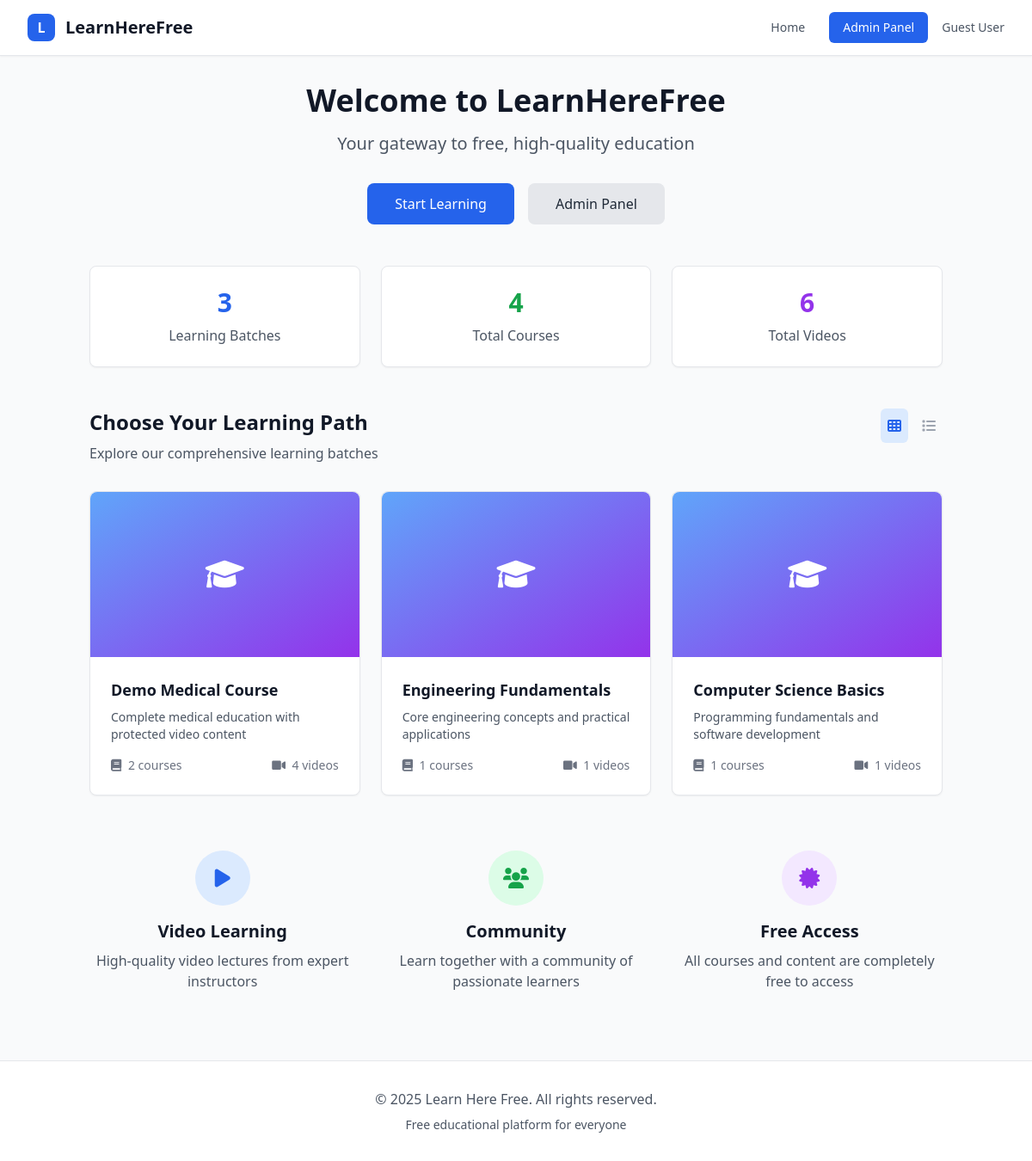
The page / on the database its author committed.
### tables this page shows
CREATE TABLE IF NOT EXISTS batches (
    id VARCHAR(36) PRIMARY KEY,
    name VARCHAR(255) NOT NULL,
    description TEXT,
    thumbnail_url VARCHAR(500),
    is_active BOOLEAN DEFAULT TRUE,
    created_at TIMESTAMP DEFAULT CURRENT_TIMESTAMP,
    updated_at TIMESTAMP DEFAULT CURRENT_TIMESTAMP ON UPDATE CURRENT_TIMESTAMP
);

### includes/functions.php (called while the page is built, shortened)
<?php
global $pdo;
function getBatches() {
    global $pdo;
    try {
        $stmt = $pdo->query("SELECT * FROM batches ORDER BY created_at DESC");
        return $stmt->fetchAll(PDO::FETCH_ASSOC);
    } catch (PDOException $e) {
        error_log("Error fetching batches: " . $e->getMessage());
        return [];
    }
}
function getCourses($batch_id) {
    global $pdo;
    try {
        $stmt = $pdo->prepare("SELECT * FROM courses WHERE batch_id = ? ORDER BY order_index ASC");
        $stmt->execute([$batch_id]);
        return $stmt->fetchAll(PDO::FETCH_ASSOC);
    } catch (PDOException $e) {
        error_log("Error fetching courses: " . $e->getMessage());
        return [];
    }
}
function getTotalVideosInBatch($batch_id) {
    global $pdo;
    try {
        $stmt = $pdo->prepare("SELECT COUNT(*) as count FROM videos WHERE batch_id = ?");
        $stmt->execute([$batch_id]);
        $result = $stmt->fetch(PDO::FETCH_ASSOC);
        return $result['count'] ?? 0;
    } catch (PDOException $e) {
        error_log("Error counting videos in batch: " . $e->getMessage());
        return 0;
    }
}
?>

### index.php (the view, shortened to what this page needs)
<?php
require_once 'config/database.php';
require_once 'includes/functions.php';
$batches = getBatches();
?>
<!DOCTYPE html>
<html lang="en">
<head>
    <script src="https://cdn.tailwindcss.com"></script>
    <link rel="stylesheet" href="https://cdnjs.cloudflare.com/ajax/libs/font-awesome/6.0.0/css/all.min.css">
    <link rel="stylesheet" href="assets/css/style.css">
</head>
<body class="bg-gray-50">
    <?php include 'includes/header.php'; ?>
    <div class="container mx-auto px-4 py-8">
        <div class="text-center mb-12">
            <h1 class="text-4xl font-bold text-gray-900 mb-4">Welcome to LearnHereFree</h1>
            <p class="text-xl text-gray-600 mb-8">Your gateway to free, high-quality education</p>
            <div class="flex justify-center space-x-4">
                <a href="#courses" class="bg-blue-600 hover:bg-blue-700 text-white px-8 py-3 rounded-lg font-medium">
                    Start Learning
                </a>
                <a href="backend/admin.php" class="bg-gray-200 hover:bg-gray-300 text-gray-800 px-8 py-3 rounded-lg font-medium">
                    Admin Panel
                </a>
            </div>
        </div>
        <div class="grid grid-cols-1 md:grid-cols-3 gap-6 mb-12">
            <div class="bg-white rounded-lg shadow-sm border border-gray-200 p-6 text-center">
                <div class="text-3xl font-bold text-blue-600 mb-2"><?php echo count($batches); ?></div>
                <div class="text-gray-600">Learning Batches</div>
            </div>
            <div class="bg-white rounded-lg shadow-sm border border-gray-200 p-6 text-center">
                <div class="text-3xl font-bold text-green-600 mb-2">
                    <?php
                    $total_courses = 0;
                    foreach($batches as $batch) {
                        $total_courses += count(getCourses($batch['id']));
                    }
                    echo $total_courses;
                    ?>
                </div>
                <div class="text-gray-600">Total Courses</div>
            </div>
            <div class="bg-white rounded-lg shadow-sm border border-gray-200 p-6 text-center">
                <div class="text-3xl font-bold text-purple-600 mb-2">
                    <?php
                    $total_videos = 0;
                    foreach($batches as $batch) {
                        $total_videos += getTotalVideosInBatch($batch['id']);
                    }
                    echo $total_videos;
                    ?>
                </div>
                <div class="text-gray-600">Total Videos</div>
            </div>
        </div>
        <div id="courses" class="mb-8">
            <div class="flex justify-between items-start mb-4">
                <div>
                    <h2 class="text-2xl font-bold text-gray-900 mb-2">Choose Your Learning Path</h2>
                    <p class="text-gray-600">Explore our comprehensive learning batches</p>
                </div>
                <div class="flex items-center space-x-2">
                    <button id="grid-view" class="p-2 rounded-md bg-blue-100 text-blue-600 hover:bg-blue-200 transition-colors">
                        <i class="fas fa-th"></i>
                    </button>
                    <button id="list-view" class="p-2 rounded-md text-gray-400 hover:text-gray-600 hover:bg-gray-100 transition-colors">
                        <i class="fas fa-list"></i>
                    </button>
                </div>
            </div>
        </div>
        <?php if (!empty($batches)): ?>
            <div id="batches-grid" class="grid grid-cols-1 md:grid-cols-2 lg:grid-cols-3 gap-6">
                <?php foreach ($batches as $batch): ?>
                    <div class="bg-white rounded-lg shadow-sm border hover:shadow-md transition-shadow duration-200 cursor-pointer" onclick="navigateToBatch('<?php echo $batch['id']; ?>')">
                        <div class="aspect-w-16 aspect-h-9 bg-gradient-to-br from-blue-400 to-purple-600 rounded-t-lg">
                            <?php if (!empty($batch['thumbnail_url'])): ?>
                                <img src="<?php echo htmlspecialchars($batch['thumbnail_url']); ?>"
                                     alt="<?php echo htmlspecialchars($batch['name']); ?>"
                                     class="w-full h-48 object-cover rounded-t-lg">
                            <?php else: ?>
                                <div class="w-full h-48 flex items-center justify-center text-white">
                                    <i class="fas fa-graduation-cap text-4xl"></i>
                                </div>
                            <?php endif; ?>
                        </div>
                        <div class="p-6">
                            <h3 class="text-lg font-semibold text-gray-900 mb-2"><?php echo htmlspecialchars($batch['name']); ?></h3>
                            <p class="text-gray-600 text-sm mb-4"><?php echo htmlspecialchars($batch['description'] ?? 'Complete learning program with video lectures'); ?></p>
                            <div class="flex justify-between items-center text-sm text-gray-500">
                                <span><i class="fas fa-book mr-1"></i> <?php echo count(getCourses($batch['id'])); ?> courses</span>
                                <span><i class="fas fa-video mr-1"></i> <?php echo getTotalVideosInBatch($batch['id']); ?> videos</span>
                            </div>
                        </div>
                    </div>
                <?php endforeach; ?>
            </div>
        <?php endif; ?>
        <div class="mt-16 grid grid-cols-1 md:grid-cols-3 gap-8">
            <div class="text-center">
                <div class="w-16 h-16 bg-blue-100 rounded-full flex items-center justify-center mx-auto mb-4">
                    <i class="fas fa-play text-2xl text-blue-600"></i>
                </div>
                <h3 class="text-xl font-semibold text-gray-900 mb-2">Video Learning</h3>
                <p class="text-gray-600">High-quality video lectures from expert instructors</p>
            </div>
            <div class="text-center">
                <div class="w-16 h-16 bg-green-100 rounded-full flex items-center justify-center mx-auto mb-4">
                    <i class="fas fa-users text-2xl text-green-600"></i>
                </div>
                <h3 class="text-xl font-semibold text-gray-900 mb-2">Community</h3>
                <p class="text-gray-600">Learn together with a community of passionate learners</p>
            </div>
            <div class="text-center">
                <div class="w-16 h-16 bg-purple-100 rounded-full flex items-center justify-center mx-auto mb-4">
                    <i class="fas fa-certificate text-2xl text-purple-600"></i>
                </div>
                <h3 class="text-xl font-semibold text-gray-900 mb-2">Free Access</h3>
                <p class="text-gray-600">All courses and content are completely free to access</p>
            </div>
        </div>
    </div>
    <?php include 'includes/footer.php'; ?>
</body>
</html>

### assets/css/style.css (style rules this page uses)
.card-hover { transition: all 0.3s ease; }

### rows shown on the page
batches: name "Demo Medical Course", description "Complete medical education with protected video content", count(getCourses($batch['id'])) "2", id "4"
batches: name "Engineering Fundamentals", description "Core engineering concepts and practical applications", count(getCourses($batch['id'])) "1", id "1"
batches: name "Computer Science Basics", description "Programming fundamentals and software development", count(getCourses($batch['id'])) "1", id "1"

### other values the page prints
count($batches) "3"
$total_courses "4"
$total_videos "6"
